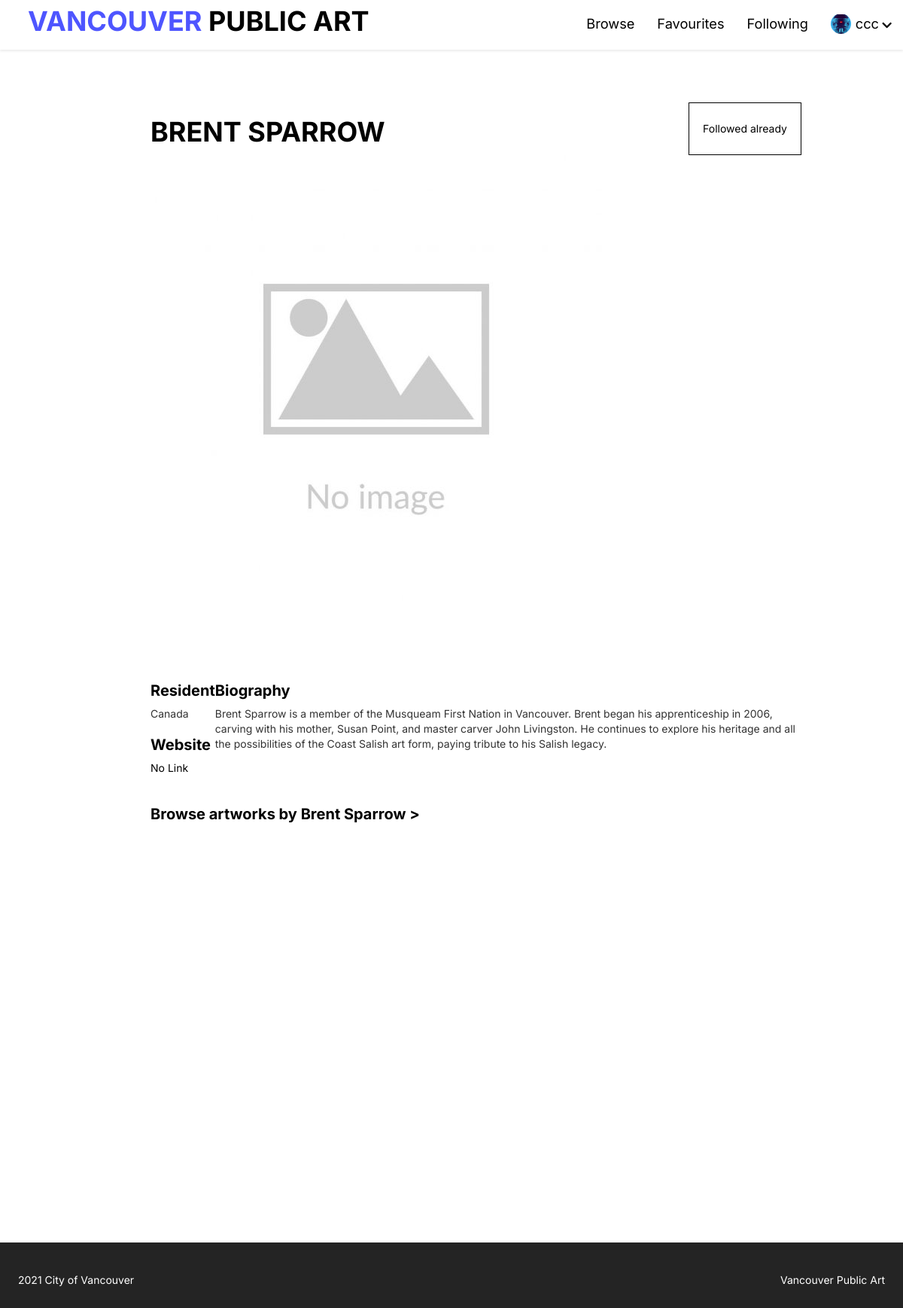
The page /public/artist_detail.php?artistID=337 (signed in) on the database its author committed.
### tables this page shows
CREATE TABLE `member` (
  `userID` int(4) NOT NULL,
  `username` varchar(30) NOT NULL,
  `password` varchar(500) NOT NULL,
  `name` varchar(50) NOT NULL,
  `phoneNumber` int(10) NOT NULL,
  `profilePhoto` varchar(500) NOT NULL,
  `email` varchar(500) NOT NULL
);

CREATE TABLE `artist` (
  `artistID` int(3) NOT NULL,
  `firstName` varchar(28) DEFAULT NULL,
  `lastName` varchar(30) DEFAULT NULL,
  `biography` text DEFAULT NULL,
  `country` varchar(13) DEFAULT NULL,
  `artistPhotoURL` varchar(87) DEFAULT NULL,
  `website` varchar(57) DEFAULT NULL
);

### private/initialize.php (called while the page is built, shortened)
<?php
$profileImageDestination = 'Assets/img/';
function url_for($script_path)
{
  if ($script_path[0] != '/') {
    $script_path = "/" . $script_path;
  }
  return WWW_ROOT . $script_path;
}

### private/database/db.php (called while the page is built, shortened)
<?php
require('db_connect.php');
function executeQuery($sql, $data)
{
    global $conn;
    $stmt = $conn->prepare($sql);
    $values = array_values($data);
    $types = str_repeat('s', count($values));
    $stmt->bind_param($types, ...$values);
    $stmt->execute();
    return $stmt;
}
function selectOneByOneTable($table, $conditions)
{
    $sql = "SELECT * FROM $table";
    $i = 0;
    foreach ($conditions as $key => $value) {
        if ($i === 0) {
            $sql = $sql . " WHERE $key=?";
        } else {
            $sql = $sql . " AND $key=?";
        }
        $i++;
    }
    $sql = $sql . " LIMIT 1";
    $stmt = executeQuery($sql, $conditions);
    $records = $stmt->get_result()->fetch_assoc();
    return $records;
}

### public/artist_detail.php (the view, shortened to what this page needs)
<?php
include('../private/initialize.php');
include("../private/database/db.php");
include('../private/controller/user.php');
?>
<?php
$table = 'artist';
$table2 = 'followinglist';
if (isset($_GET['artistID'])) {
    $artistID = $_GET['artistID'];
    $artist = selectOneByOneTable($table, ['artistID' => $artistID]);
    if ($artist['country'] === '') {
        $country = 'Other';
    } else {
        $country = $artist['country'];
    }
    if ($artist['website'] === '' || $artist['website'] === ' ' || $artist['website'] === NULL) {
        $link = '';
        $website = 'No Link';
    } else {
        $link = $artist['website'];
        $website = $artist['website'];
    }
    if ($artist['biography'] == '') {
        $biography = 'No biography';
    } else {
        $biography = $artist['biography'];
    }
    if ($artist['artistPhotoURL'] == '') {
        $artistPhotoURL = 'Assets/img/1.jpg';
    } else {
        $artistPhotoURL = $artist['artistPhotoURL'];
    }
    $fname = $artist['firstName'];
    $lname = $artist['lastName'];
}
if (isset($_SESSION['userID'])) {
    $user_id = $_SESSION['userID'];
    $follwing = selectOneByOneTable($table2, ['userID' => $user_id, 'artistID' => $artistID]);
}
?>
<!DOCTYPE html>
<html lang="en">
<head>
    <link rel="stylesheet" href="https://code.jquery.com/ui/1.9.2/themes/base/jquery-ui.css">
    <link rel="stylesheet" href="https://maxcdn.bootstrapcdn.com/bootstrap/3.4.1/css/bootstrap.min.css">
    <link rel="stylesheet" href="https://use.fontawesome.com/releases/v5.7.2/css/all.css">
</head>
<body>
    <?php include(INCLUDE_PATH . '/header.php'); ?>
    <div class="msg">
    </div>
    <div class="container">
        <div class="text-container">
            <div class="title-and-button">
                <h1><?php echo $fname ?> <?php echo $lname ?></h1>
                <?php if (isset($_SESSION['userID']) && !$follwing) { ?>
                    <button class="followBtn secondaryBtn">Follow</button>
                <?php } else if (isset($_SESSION['userID']) && $follwing) { ?>
                    <button name="unSaveBtn" class="unSaveBtn secondaryBtn">Followed already</button>
                <?php } else {
                } ?>
            </div>
            <img src="<?php echo $artistPhotoURL ?>" alt="">
            <div class="details-container">
                <div class="left-side">
                    <div class="detail-box">
                        <h2>Resident</h2>
                        <p><?php echo $country ?></p>
                    </div>
                    <div class="detail-box">
                        <h2>Website</h2>
                        <a class="textlink" href="<?php echo $link ?>"><?php echo $website ?></a>
                    </div>
                </div>
                <div class="right-side">
                    <div class="detail-box1">
                        <h2>Biography</h2>
                        <p><?php echo $biography ?></p>
                    </div>
                </div>
            </div>
        </div>
    </div>
    <div class="container" id="">
        <a href="browse.php?artistName=<?php echo $fname . ' ' . $lname ?>">
            <h2 class="textlink">Browse artworks by <?php echo $fname ?> <?php echo $lname ?> ></h2>
        </a>
    </div>
    <?php include(INCLUDE_PATH . '/footer.php'); ?>
</body>
</html>

### private/includes/header.php (shortened to what this page needs)
<header>
    <div class="logo">
        <a href="<?php echo url_for('/index.php') ?>">
            <h1 class="logo-text"><span>VANCOUVER </span>PUBLIC ART</h1>
        </a>
    </div>
    <ul class="nav">
        <li><a href="<?php echo url_for('/browse.php') ?>">Browse</a></li>
        <?php if (isset($_SESSION['userID'])) { ?>
            <?php if (isset($_SESSION['userID'])) {
                $userid = $_SESSION['userID'];
                $user = selectOneByOneTable('member', ['userID' => $userid]);
                $profilePhote = $user['profilePhoto'];
            }  ?>
            <li><a href="<?php echo url_for('member/favourite.php?userID=' . $_SESSION['userID']) ?>">Favourites</a></li>
            <li><a href="<?php echo url_for('member/following.php?userID=' . $_SESSION['userID']) ?>">Following</a></li>
            <li>
                <a href="#" style="display:flex;">
                    <?php if ($profilePhote != null) { ?>
                        <div class="" style="width:1.5em; height:1.5em; overflow:hidden; border-radius: 50%; margin-right:0.3em;">
                            <img style="width:100%; height:100%; object-fit: cover;" src="<?php echo url_for($profileImageDestination . $profilePhote); ?>" />
                        </div>
                    <?php } else { ?>
                        <i class="fa fa-user" style="margin-right:0.3em; padding-top:0.3em;"></i>
                    <?php } ?>
                    <?php echo $_SESSION['username']; ?>
                    <i class="fa fa-chevron-down" style="font-size: .8em; padding-top:0.65em; padding-left:0.3em;"></i>
                </a>
            </li>
        <?php } else { ?>
            <li><a href="register.php">Sign Up</a></li>
            <li><a href="login.php">Login</a></li>
        <?php } ?>
    </ul>
</header>

### rows shown on the page
member: profilePhoto (picture)
artist: firstName "BRENT", lastName "SPARROW", country "Canada", website "No Link", biography "Brent Sparrow is a member of the Musqueam First Nation in Vancouver. Brent began his apprenticeship in 2006, carving with his mother, Susan Point, and master carver John Livingston. He continues to explore his heritage and all the possibilities of the Coast Salish art form, paying tribute to his Salish legacy.", firstName "Brent", lastName "Sparrow"

### other values the page prints
$_SESSION['username'] "ccc"
